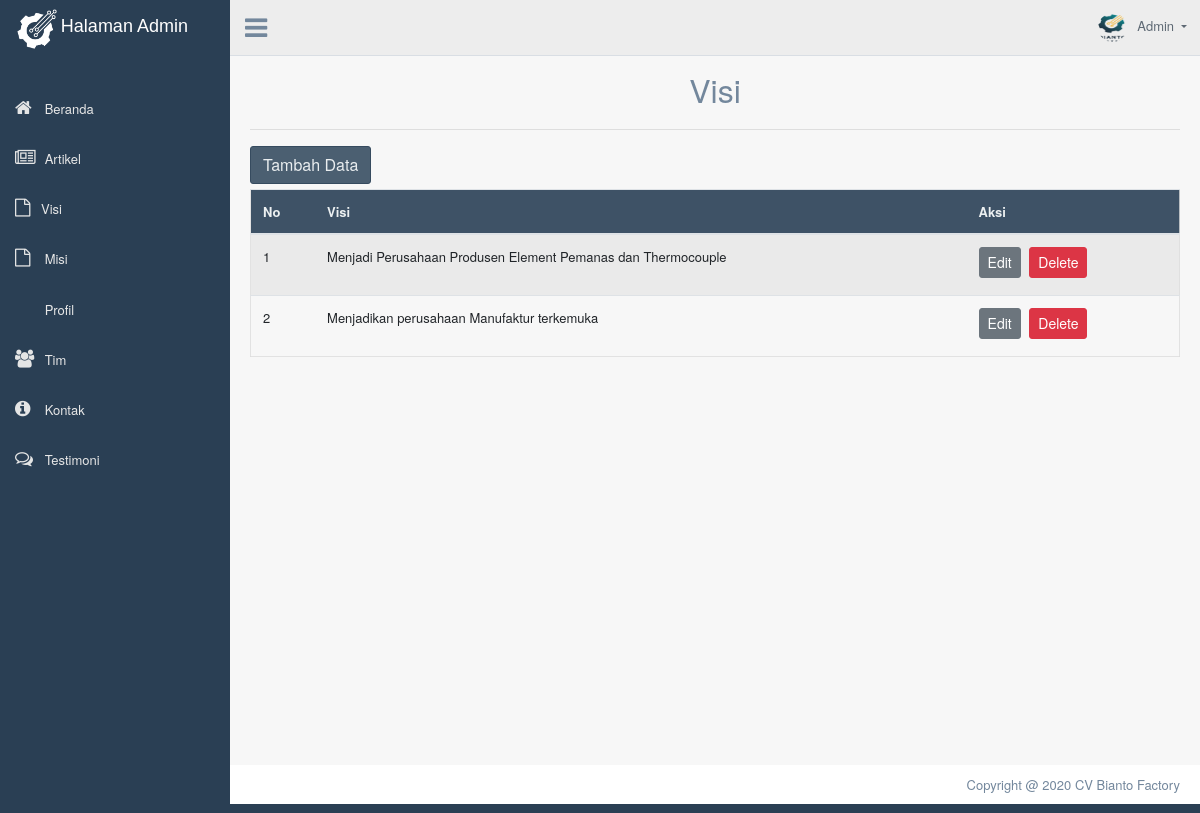
Page /admin/dashboard.php?page=tampilvisi (signed in) on the committed database.
### tables this page shows
CREATE TABLE `visi` (
  `id` int(11) NOT NULL,
  `visi` longtext NOT NULL
);

### admin/CRUD-Visi/tampil.php (the view, shortened to what this page needs)
<?php
include('../includes/config.php');
?>
<div class="container" style="margin-top:20px">
	<center>
		<font size="6">Visi</font>
	</center>
	<hr>
	<a href="dashboard.php?page=tambahvisi"><button class="btn btn-dark right">Tambah Data</button></a>
	<div class="table-responsive">
		<table class="table table-striped jambo_table bulk_action">
			<thead>
				<tr>
					<th>No</th>
					<th>Visi</th>
					<th>Aksi</th>
				</tr>
			</thead>
			<tbody>
				<?php
				$sql = mysqli_query($koneksidb, "SELECT * FROM visi ORDER BY id DESC") or die(mysqli_error($koneksidb));
				if (mysqli_num_rows($sql) > 0) {
					$no = 1;
					while ($data = mysqli_fetch_assoc($sql)) {
						echo '
						<tr>
							<td>' . $no . '</td>
							<td>' . $data['visi'] . '</td>
							<td>
								<a href="dashboard.php?page=editvisi&id=' . $data['id'] . '" class="btn btn-secondary btn-sm">Edit</a>
								<a href="CRUD-Visi/delete.php?id=' . $data['id'] . '" class="btn btn-danger btn-sm" onclick="return confirm(\'Yakin ingin menghapus data ini?\')">Delete</a>
							</td>
						</tr>
						';
						$no++;
					}
				} else {
					echo '
					<tr>
						<td colspan="6">Tidak ada data.</td>
					</tr>
					';
				}
				?>
		</table>
	</div>
</div>

### rows in the picture
visi: visi "Menjadi Perusahaan Produsen Element Pemanas dan Thermocouple"
visi: visi "Menjadikan perusahaan Manufaktur terkemuka"
